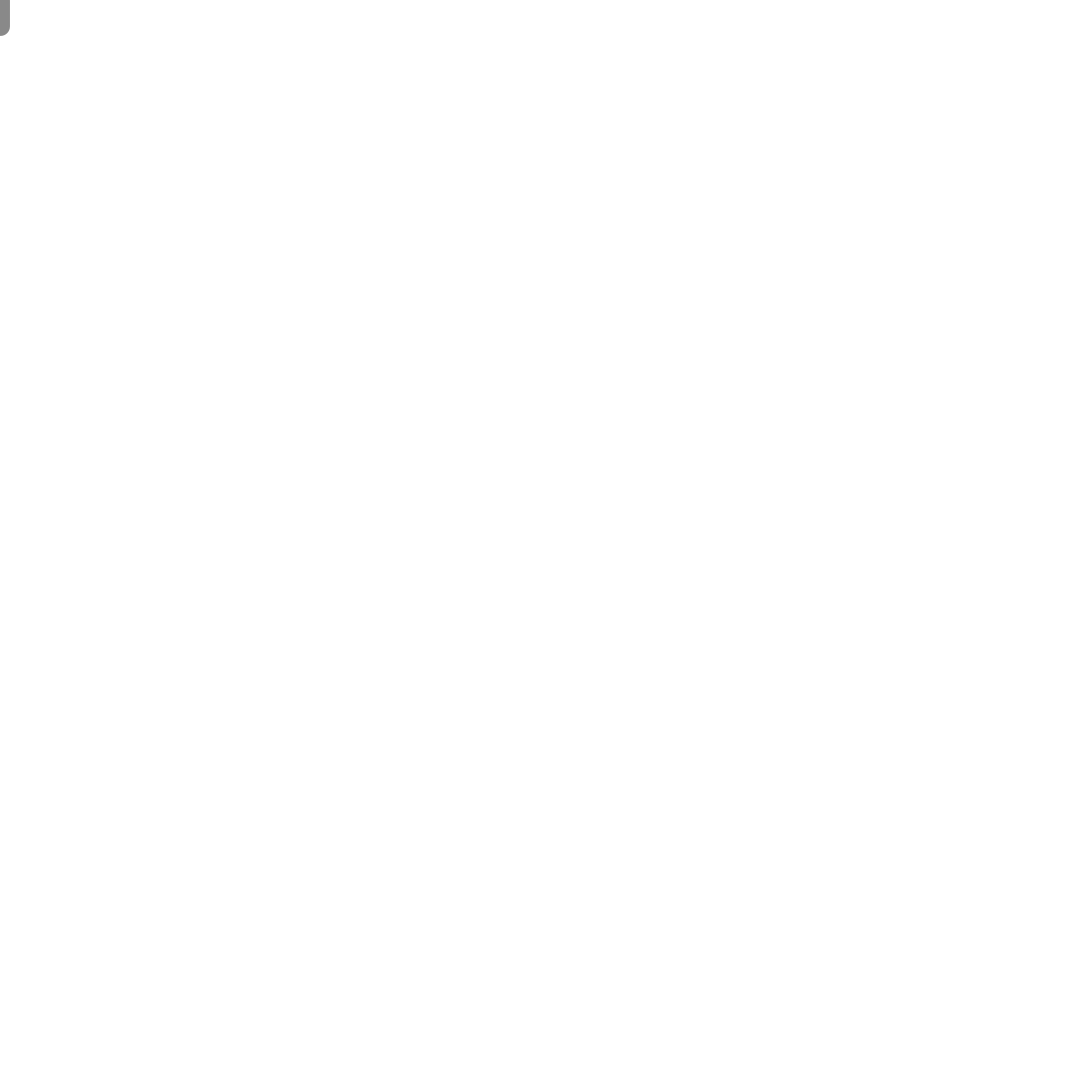
Frame 1 (no input)
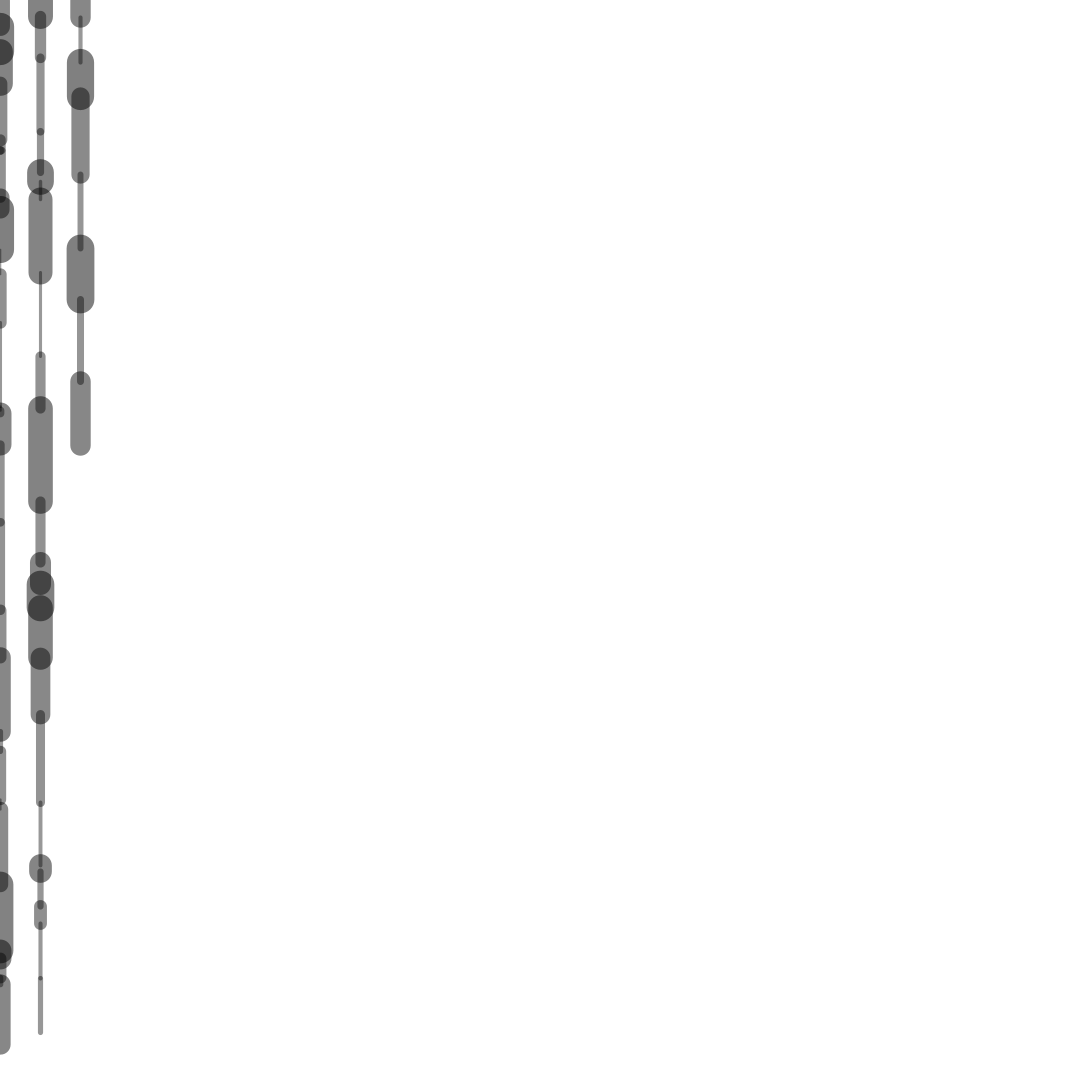
Frame 60 (the mouse pressed at the canvas centre just before this capture)
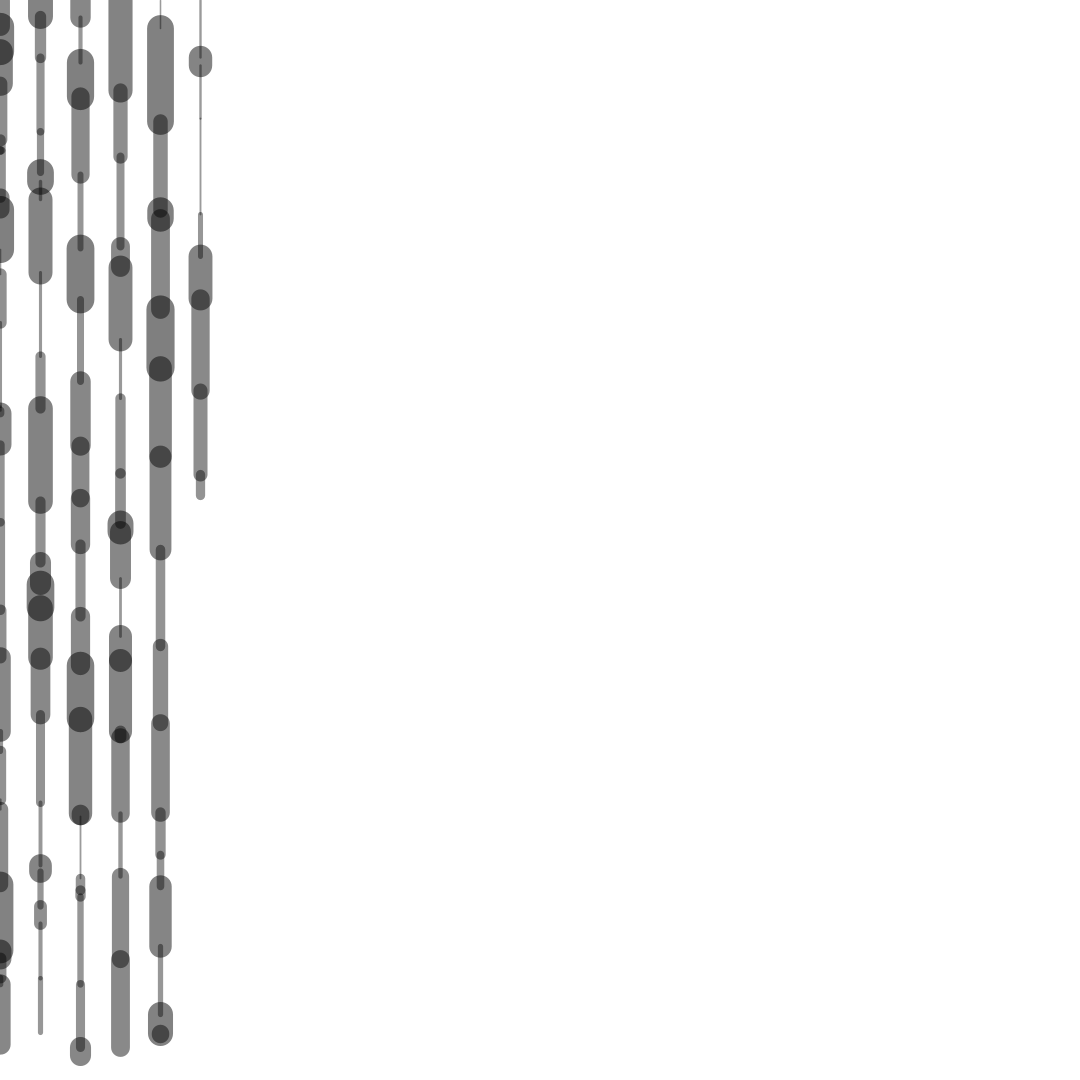
Frame 120 (the mouse held since frame 60 and released just before this capture)

The Processing sketch that drew these frames (run headless with seeded random() and noise(); from frame 60 on, the mouse is pressed at the canvas centre):

// Processing sketch: week09_alptugan_cheapTricks_02_01
// ── week09_alptugan_cheapTricks_02_01.pde
float thickness;    // thickness
float mappedThck;   // mapped thickness
float mappedAlpha;  // maapped Alpha value

float speed;
float curX;
float curY;
float preX;
float preY;

// simple drawing app
void setup() {
  size(1080, 1080);
  surface.setLocation(0, 0);
  background(255);

  thickness = 1;
  mappedAlpha = 0;

  speed = 0.01;
  curX = 0;
  curY = 0;
  preX = 0;
  preY = 0;
}



void draw() {
  // dist(distance) function measures the ddistance beween supplied two points
  //thickness   = dist(mouseX, mouseY, pmouseX, pmouseY);
  
  preX = curX;
  preY = curY;
  
  thickness = random(1,200);
  speed = random(1,100);
  
  curY = curY + speed;


  mappedThck  = map(thickness, 0, width, 1, 150);

  mappedAlpha = map(thickness, 0, width, 100, 255);

   stroke(0, mappedAlpha);


  strokeWeight(mappedThck);
  
    
  if (curY > height) {
    curY = 0;
    curX = curX + 40;
    
    if(curX > width) {
      background(255, 255, 255);
      curY = 0;
      curX = 0;
    }
  }else{
    line(curX, curY, preX, preY);
  }
  
}

void keyPressed() {

  if (key == 'c') {
    background(255, 255, 255);
  }
}
